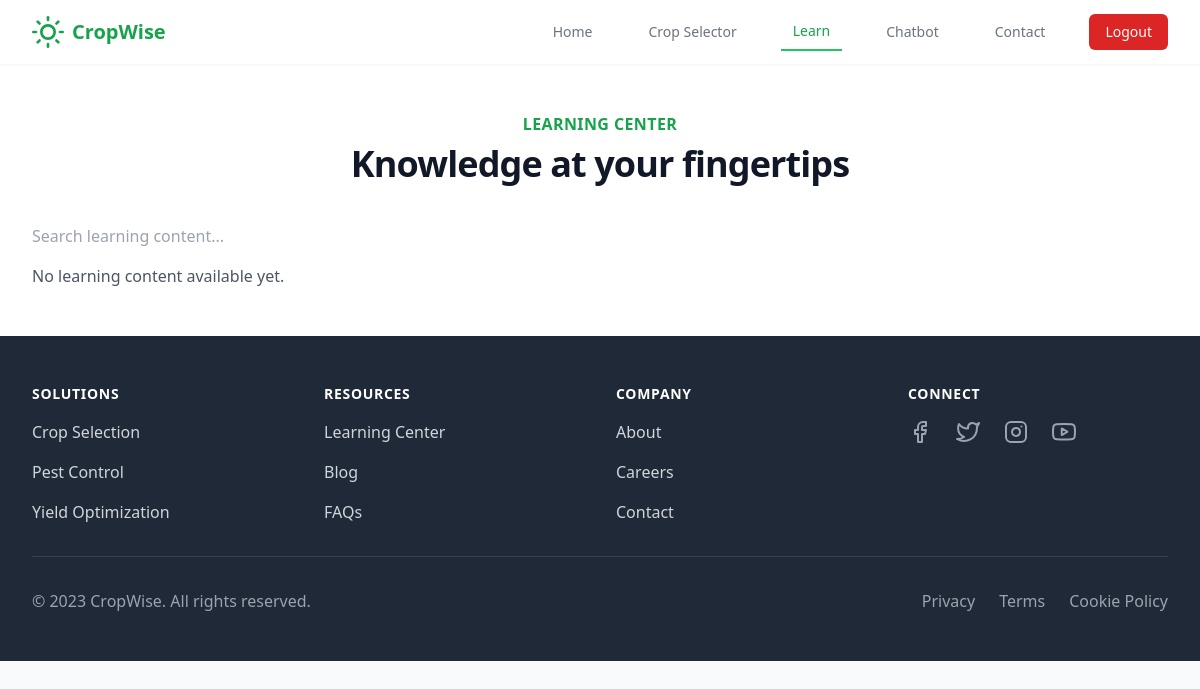
The app's page /crop_information/ (signed in), older data.
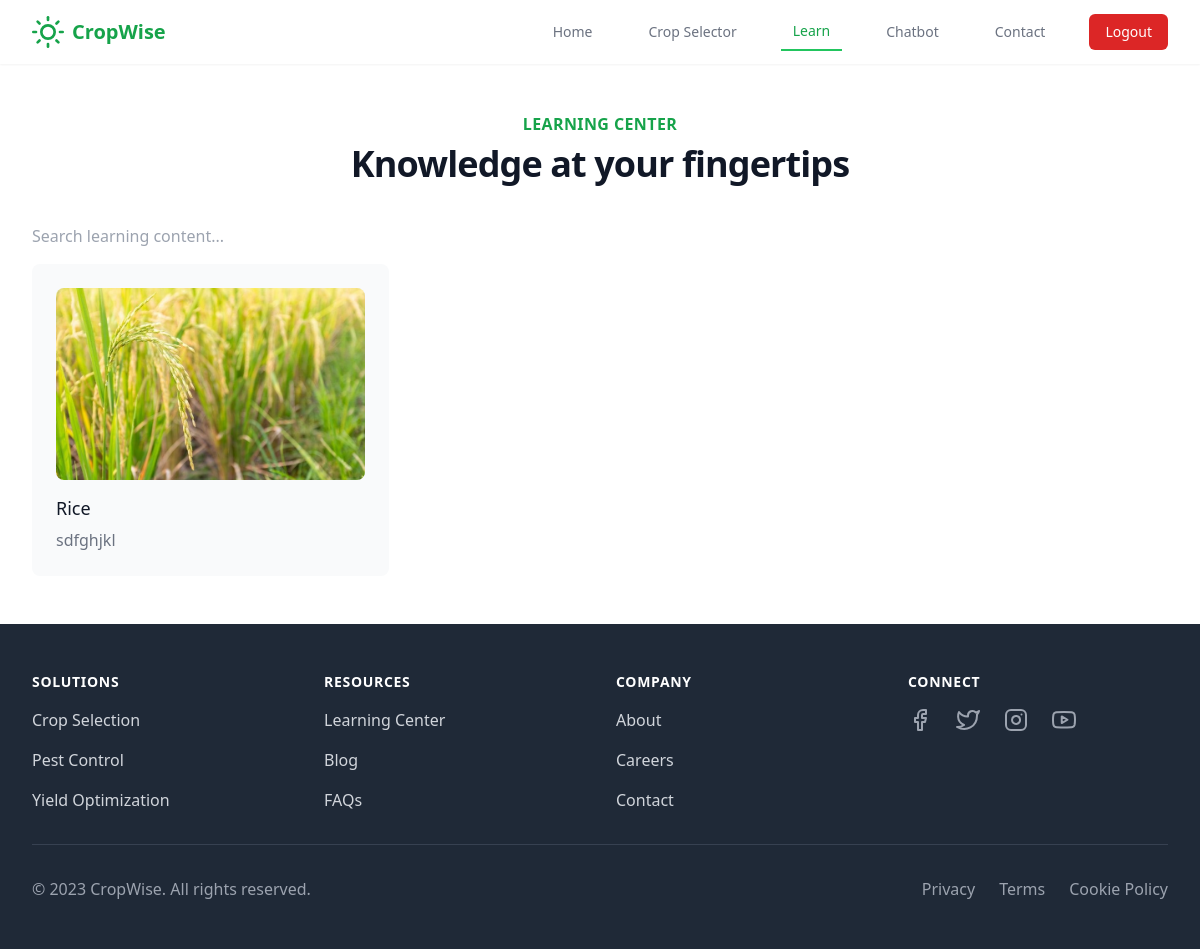
The same page, newer data.
### crop/models.py (models this page shows, shortened)
class LearningContent(models.Model):
    title = models.CharField(max_length=200)
    description = models.TextField()
    image = models.ImageField(upload_to='learning_images/')
    created_at = models.DateTimeField(auto_now_add=True)

### farmer_project/views.py (the view)
# urls.py: path('crop_information/', views.crop_information, name='crop_information'),
@login_required(login_url='/login/')
def crop_information(request):
    contents = LearningContent.objects.all()
    return render(request, 'crop_information.html', {'contents': contents})

### templates/crop_information.html (shortened to what this page needs)
{% extends 'base.html' %}
{% load static %}
{% block content %}
<div class="py-12 bg-white">
    <div class="max-w-7xl mx-auto px-4 sm:px-6 lg:px-8">
        <div class="lg:text-center">
            <h2 class="text-base text-green-600 font-semibold tracking-wide uppercase" data-aos="fade-down">Learning Center</h2>
            <p class="mt-2 text-3xl leading-8 font-extrabold tracking-tight text-gray-900 sm:text-4xl" data-aos="fade-down">
                Knowledge at your fingertips
            </p>
        </div>
        <div class="mt-10">
            <div class="row mb-4">
                <div class="col-md-12">
                    <input type="text" id="contentSearch" class="form-control" placeholder="Search learning content...">
                </div>
            </div>
            <div class="grid grid-cols-1 md:grid-cols-3 gap-8" id="contentList">
                {% for content in contents %}
                <div class="feature-card relative bg-gray-50 p-6 rounded-lg transition duration-300 content-card">
                    {% if content.image %}
                    <img src="{{ content.image.url }}" class="rounded-lg mb-4 w-full h-48 object-cover" alt="{{ content.title }}">
                    {% endif %}
                    <h3 class="text-lg leading-6 font-medium text-gray-900 card-title">{{ content.title }}</h3>
                    <p class="mt-2 text-base text-gray-500">
                        {{ content.description|truncatechars:100 }}
                    </p>
                </div>
                {% empty %}
                <p class="text-gray-600">No learning content available yet.</p>
                {% endfor %}
            </div>
        </div>
    </div>
</div>
{% endblock %}

Row changes from the older to the newer data that the page shows:
added LearningContent: image (picture), title "Rice", description "sdfghjkl"
Text that changed along with them:
text no longer shown: "No learning content available yet."
